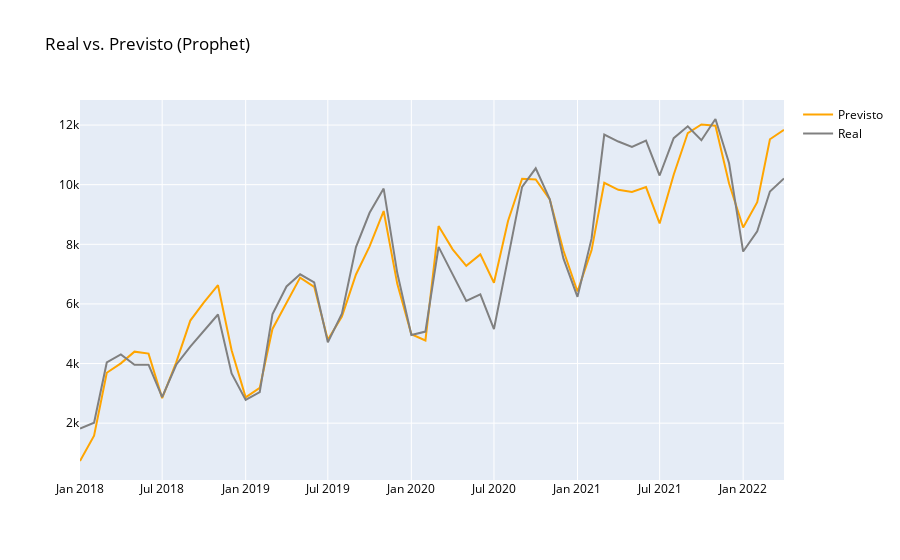

Notebook code for this chart:
### Code cell
fig = go.Figure(data=[
    go.Scatter(name='Previsto',x=forecast['ds'], y=forecast['yhat'], marker={'color': 'orange'}),
    go.Scatter(name='Real', x=df_prophet['ds'], y=df_prophet['y'], marker={'color': 'gray'})
    ])
fig.update_layout(font=dict(color='black'), title_text='Real vs. Previsto (Prophet)')
fig.show()
